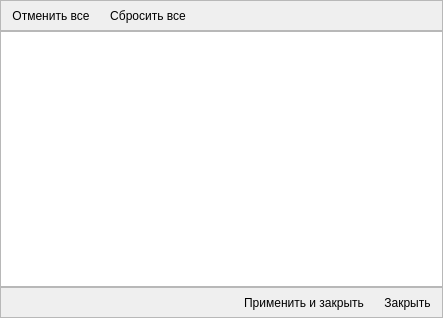
<?xml version="1.0" encoding="UTF-8"?>
<ui version="4.0">
 <class>SelectListDialog</class>
 <widget class="QDialog" name="SelectListDialog">
  <property name="geometry">
   <rect>
    <x>0</x>
    <y>0</y>
    <width>443</width>
    <height>318</height>
   </rect>
  </property>
  <property name="windowTitle">
   <string>Выберите элементы</string>
  </property>
  <layout class="QVBoxLayout" name="verticalLayout">
   <property name="spacing">
    <number>0</number>
   </property>
   <property name="leftMargin">
    <number>0</number>
   </property>
   <property name="topMargin">
    <number>0</number>
   </property>
   <property name="rightMargin">
    <number>0</number>
   </property>
   <property name="bottomMargin">
    <number>0</number>
   </property>
   <item>
    <widget class="QFrame" name="topFrame">
     <property name="frameShape">
      <enum>QFrame::StyledPanel</enum>
     </property>
     <property name="frameShadow">
      <enum>QFrame::Raised</enum>
     </property>
     <layout class="QHBoxLayout" name="horizontalLayout_2">
      <property name="spacing">
       <number>6</number>
      </property>
      <property name="leftMargin">
       <number>4</number>
      </property>
      <property name="topMargin">
       <number>4</number>
      </property>
      <property name="rightMargin">
       <number>4</number>
      </property>
      <property name="bottomMargin">
       <number>4</number>
      </property>
      <item>
       <widget class="QToolButton" name="selectAllButton">
        <property name="toolTip">
         <string>Отменить все</string>
        </property>
        <property name="statusTip">
         <string>Отменить все</string>
        </property>
        <property name="whatsThis">
         <string>Отменить все</string>
        </property>
        <property name="text">
         <string>Отменить все</string>
        </property>
        <property name="iconSize">
         <size>
          <width>26</width>
          <height>26</height>
         </size>
        </property>
        <property name="autoRaise">
         <bool>true</bool>
        </property>
       </widget>
      </item>
      <item>
       <widget class="QToolButton" name="resetAllBtn">
        <property name="toolTip">
         <string>Сбросить все</string>
        </property>
        <property name="statusTip">
         <string>Сбросить все</string>
        </property>
        <property name="whatsThis">
         <string>Сбросить все</string>
        </property>
        <property name="text">
         <string>Сбросить все</string>
        </property>
        <property name="iconSize">
         <size>
          <width>26</width>
          <height>26</height>
         </size>
        </property>
        <property name="autoRaise">
         <bool>true</bool>
        </property>
       </widget>
      </item>
      <item>
       <spacer name="horizontalSpacer_2">
        <property name="orientation">
         <enum>Qt::Horizontal</enum>
        </property>
        <property name="sizeHint" stdset="0">
         <size>
          <width>40</width>
          <height>20</height>
         </size>
        </property>
       </spacer>
      </item>
     </layout>
    </widget>
   </item>
   <item>
    <widget class="QListWidget" name="listWidget">
     <property name="font">
      <font>
       <pointsize>12</pointsize>
      </font>
     </property>
     <property name="selectionMode">
      <enum>QAbstractItemView::ExtendedSelection</enum>
     </property>
    </widget>
   </item>
   <item>
    <widget class="QFrame" name="frame">
     <property name="frameShape">
      <enum>QFrame::StyledPanel</enum>
     </property>
     <property name="frameShadow">
      <enum>QFrame::Sunken</enum>
     </property>
     <layout class="QHBoxLayout" name="horizontalLayout">
      <property name="leftMargin">
       <number>4</number>
      </property>
      <property name="topMargin">
       <number>4</number>
      </property>
      <property name="rightMargin">
       <number>4</number>
      </property>
      <property name="bottomMargin">
       <number>4</number>
      </property>
      <item>
       <spacer name="horizontalSpacer">
        <property name="orientation">
         <enum>Qt::Horizontal</enum>
        </property>
        <property name="sizeHint" stdset="0">
         <size>
          <width>238</width>
          <height>20</height>
         </size>
        </property>
       </spacer>
      </item>
      <item>
       <widget class="QToolButton" name="applyButton">
        <property name="toolTip">
         <string>Применить и закрыть</string>
        </property>
        <property name="statusTip">
         <string>Применить и закрыть</string>
        </property>
        <property name="whatsThis">
         <string>Применить и закрыть</string>
        </property>
        <property name="text">
         <string>Применить и закрыть</string>
        </property>
        <property name="iconSize">
         <size>
          <width>32</width>
          <height>32</height>
         </size>
        </property>
        <property name="autoRaise">
         <bool>true</bool>
        </property>
       </widget>
      </item>
      <item>
       <widget class="QToolButton" name="cancelButton">
        <property name="toolTip">
         <string>Закрыть</string>
        </property>
        <property name="statusTip">
         <string>Закрыть</string>
        </property>
        <property name="whatsThis">
         <string>Закрыть</string>
        </property>
        <property name="text">
         <string>Закрыть</string>
        </property>
        <property name="iconSize">
         <size>
          <width>32</width>
          <height>32</height>
         </size>
        </property>
        <property name="autoRaise">
         <bool>true</bool>
        </property>
       </widget>
      </item>
     </layout>
    </widget>
   </item>
  </layout>
 </widget>
 <resources/>
 <connections/>
</ui>
